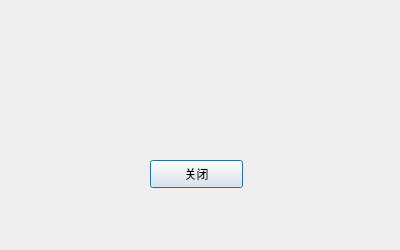
<?xml version="1.0" encoding="UTF-8"?>
<ui version="4.0">
    <class>failDialog</class>
    <widget class="QDialog" name="failDialog">
        <property name="geometry">
            <rect>
                <x>0</x>
                <y>0</y>
                <width>400</width>
                <height>250</height>
            </rect>
        </property>
        <property name="minimumSize">
            <size>
                <width>400</width>
                <height>250</height>
            </size>
        </property>
        <property name="maximumSize">
            <size>
                <width>400</width>
                <height>250</height>
            </size>
        </property>
        <property name="windowTitle">
            <string>遇到问题</string>
        </property>
        <widget class="QLabel" name="ErrorMsg">
            <property name="geometry">
                <rect>
                    <x>30</x>
                    <y>30</y>
                    <width>341</width>
                    <height>101</height>
                </rect>
            </property>
            <property name="font">
                <font>
                    <family>微软雅黑</family>
                    <pointsize>10</pointsize>
                </font>
            </property>
            <property name="text">
                <string/>
            </property>
            <property name="alignment">
                <set>Qt::AlignCenter</set>
            </property>
        </widget>
        <widget class="QPushButton" name="closeBtn">
            <property name="geometry">
                <rect>
                    <x>150</x>
                    <y>160</y>
                    <width>93</width>
                    <height>28</height>
                </rect>
            </property>
            <property name="text">
                <string>关闭</string>
            </property>
        </widget>
    </widget>
    <resources/>
    <connections>
        <connection>
            <sender>closeBtn</sender>
            <signal>clicked()</signal>
            <receiver>failDialog</receiver>
            <slot>close()</slot>
            <hints>
                <hint type="sourcelabel">
                    <x>196</x>
                    <y>173</y>
                </hint>
                <hint type="destinationlabel">
                    <x>199</x>
                    <y>124</y>
                </hint>
            </hints>
        </connection>
    </connections>
</ui>
